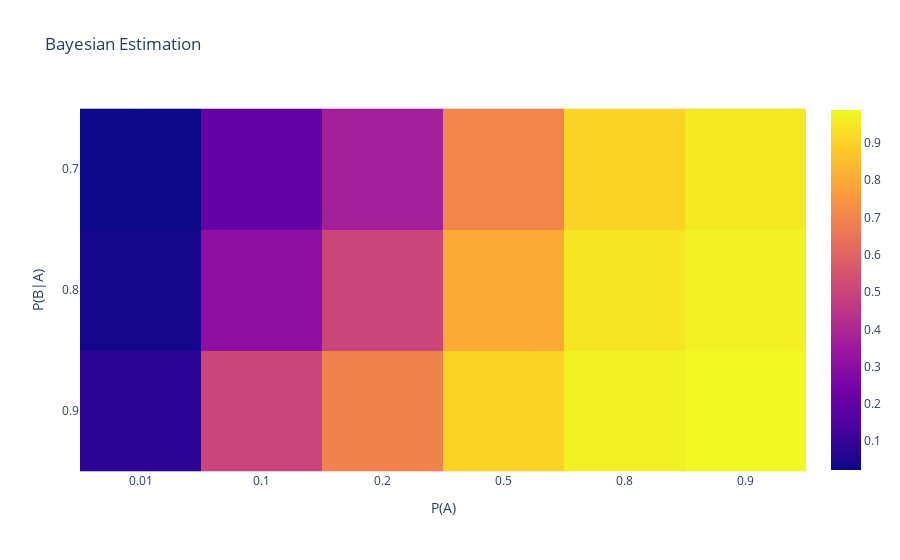

Write notebook code for a chart like this one.
### Code cell
fig = px.imshow(PA_B, title='Bayesian Estimation')
fig.update_layout(dict(
    xaxis=dict(
        tickvals = [e for e in range(len(PA_list))],
        ticktext = PA_list,
        title='P(A)'
    ),
    yaxis=dict(
        tickvals = [e for e in range(len(PB_A_list))],
        ticktext = PB_A_list,
        title='P(B|A)'
    ),
))
fig.show()

### Figure 1 — Plotly figure (JSON) as saved in the notebook; plotly's stock layout.template omitted (floating-point values rounded to 4 significant figures)
{"data": [{"coloraxis": "coloraxis", "hovertemplate": "x: %{x}<br>y: %{y}<br>color: %{z}<extra></extra>", "name": "0", "type": "heatmap", "xaxis": "x", "yaxis": "y", "z": [[0.02303, 0.2059, 0.3684, 0.7, 0.9032, 0.9545], [0.03883, 0.3077, 0.5, 0.8, 0.9412, 0.973], [0.08333, 0.5, 0.6923, 0.9, 0.973, 0.9878]]}], "layout": {"coloraxis": {"colorscale": [[0, "#0d0887"], [0.1111, "#46039f"], [0.2222, "#7201a8"], [0.3333, "#9c179e"], [0.4444, "#bd3786"], [0.5556, "#d8576b"], [0.6667, "#ed7953"], [0.7778, "#fb9f3a"], [0.8889, "#fdca26"], [1, "#f0f921"]]}, "title": {"text": "Bayesian Estimation"}, "xaxis": {"anchor": "y", "constrain": "domain", "domain": [0, 1], "scaleanchor": "y", "ticktext": [0.01, 0.1, 0.2, 0.5, 0.8, 0.9], "tickvals": [0, 1, 2, 3, 4, 5], "title": {"text": "P(A)"}}, "yaxis": {"anchor": "x", "autorange": "reversed", "constrain": "domain", "domain": [0, 1], "ticktext": [0.7, 0.8, 0.9], "tickvals": [0, 1, 2], "title": {"text": "P(B|A)"}}}}
